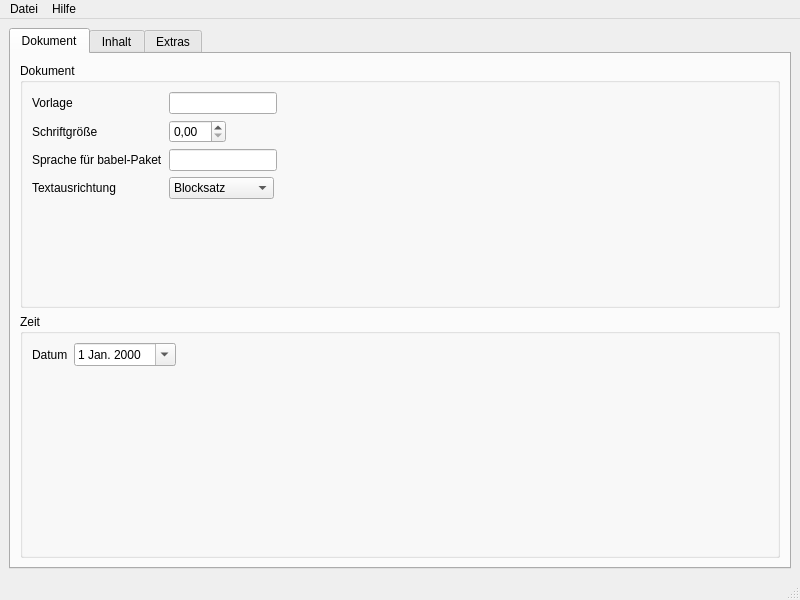
<?xml version="1.0" encoding="UTF-8"?>
<!--
    Copyright (C) 2011  Sebastian Schulz

    This program is free software: you can redistribute it and/or modify
    it under the terms of the GNU General Public License as published by
    the Free Software Foundation, either version 3 of the License, or
    (at your option) any later version.

    This program is distributed in the hope that it will be useful,
    but WITHOUT ANY WARRANTY; without even the implied warranty of
    MERCHANTABILITY or FITNESS FOR A PARTICULAR PURPOSE.  See the
    GNU General Public License for more details.

    You should have received a copy of the GNU General Public License
    along with this program.  If not, see <http://www.gnu.org/licenses/>.
-->
<ui version="4.0">
 <class>MainWindow</class>
 <widget class="QMainWindow" name="MainWindow">
  <property name="geometry">
   <rect>
    <x>0</x>
    <y>0</y>
    <width>800</width>
    <height>600</height>
   </rect>
  </property>
  <property name="windowTitle">
   <string>lattr</string>
  </property>
  <property name="locale">
   <locale language="German" country="Germany"/>
  </property>
  <widget class="QWidget" name="centralwidget">
   <layout class="QGridLayout" name="gridLayout">
    <item row="0" column="0">
     <widget class="QTabWidget" name="tabWidget">
      <property name="currentIndex">
       <number>0</number>
      </property>
      <widget class="QWidget" name="TabDocument">
       <property name="enabled">
        <bool>true</bool>
       </property>
       <attribute name="title">
        <string>Dokument</string>
       </attribute>
       <layout class="QGridLayout" name="gridLayout_2">
        <item row="0" column="0">
         <widget class="QGroupBox" name="groupBoxDocument">
          <property name="title">
           <string>Dokument</string>
          </property>
          <layout class="QFormLayout" name="formLayout_4">
           <property name="fieldGrowthPolicy">
            <enum>QFormLayout::FieldsStayAtSizeHint</enum>
           </property>
           <item row="0" column="0">
            <widget class="QLabel" name="labelTemplate">
             <property name="text">
              <string>Vorlage</string>
             </property>
            </widget>
           </item>
           <item row="0" column="1">
            <widget class="QLineEdit" name="inputTemplate">
             <property name="enabled">
              <bool>true</bool>
             </property>
             <property name="text">
              <string/>
             </property>
            </widget>
           </item>
           <item row="1" column="0">
            <widget class="QLabel" name="labelFontsize">
             <property name="text">
              <string>Schriftgröße</string>
             </property>
            </widget>
           </item>
           <item row="1" column="1">
            <widget class="QDoubleSpinBox" name="inputFontsize">
             <property name="value">
              <double>0.000000000000000</double>
             </property>
            </widget>
           </item>
           <item row="2" column="0">
            <widget class="QLabel" name="labelLanguage">
             <property name="text">
              <string>Sprache für babel-Paket</string>
             </property>
            </widget>
           </item>
           <item row="2" column="1">
            <widget class="QLineEdit" name="inputLanguage">
             <property name="text">
              <string/>
             </property>
            </widget>
           </item>
           <item row="3" column="0">
            <widget class="QLabel" name="label">
             <property name="text">
              <string>Textausrichtung</string>
             </property>
            </widget>
           </item>
           <item row="3" column="1">
            <widget class="QComboBox" name="inputAlign">
             <item>
              <property name="text">
               <string>Blocksatz</string>
              </property>
             </item>
             <item>
              <property name="text">
               <string>Linksbündig</string>
              </property>
             </item>
             <item>
              <property name="text">
               <string>Rechtsbündig</string>
              </property>
             </item>
            </widget>
           </item>
          </layout>
         </widget>
        </item>
        <item row="1" column="0">
         <widget class="QGroupBox" name="GroupBoxTime">
          <property name="title">
           <string>Zeit</string>
          </property>
          <layout class="QFormLayout" name="formLayout_2">
           <property name="fieldGrowthPolicy">
            <enum>QFormLayout::FieldsStayAtSizeHint</enum>
           </property>
           <item row="0" column="1">
            <widget class="QDateEdit" name="inputDate">
             <property name="calendarPopup">
              <bool>true</bool>
             </property>
            </widget>
           </item>
           <item row="0" column="0">
            <widget class="QLabel" name="labelDate">
             <property name="text">
              <string>Datum</string>
             </property>
            </widget>
           </item>
          </layout>
         </widget>
        </item>
       </layout>
      </widget>
      <widget class="QWidget" name="TabContent">
       <attribute name="title">
        <string>Inhalt</string>
       </attribute>
       <layout class="QGridLayout" name="gridLayout_3">
        <item row="0" column="0">
         <widget class="QTabWidget" name="tabWidget_2">
          <property name="currentIndex">
           <number>0</number>
          </property>
          <widget class="QWidget" name="tabAddress">
           <attribute name="title">
            <string>Addressen</string>
           </attribute>
           <layout class="QGridLayout" name="gridLayout_11">
            <item row="0" column="0">
             <widget class="QGroupBox" name="groupBoxSender">
              <property name="title">
               <string>Absender</string>
              </property>
              <layout class="QGridLayout" name="gridLayout_4">
               <item row="0" column="0">
                <layout class="QHBoxLayout" name="horizontalLayout">
                 <item>
                  <widget class="QLabel" name="labelSendername">
                   <property name="text">
                    <string>Name</string>
                   </property>
                  </widget>
                 </item>
                 <item>
                  <widget class="QLineEdit" name="inputSendername"/>
                 </item>
                </layout>
               </item>
               <item row="2" column="0">
                <widget class="QPlainTextEdit" name="inputSenderaddress"/>
               </item>
               <item row="1" column="0">
                <widget class="QLabel" name="labelSenderaddress">
                 <property name="text">
                  <string>Adresse</string>
                 </property>
                </widget>
               </item>
              </layout>
             </widget>
            </item>
            <item row="1" column="0">
             <widget class="QGroupBox" name="groupBoxReceiver">
              <property name="title">
               <string>Empfänger</string>
              </property>
              <layout class="QGridLayout" name="gridLayout_5">
               <item row="0" column="0">
                <widget class="QPlainTextEdit" name="inputReceiver"/>
               </item>
              </layout>
             </widget>
            </item>
           </layout>
          </widget>
          <widget class="QWidget" name="tabSentences">
           <attribute name="title">
            <string>Sätze</string>
           </attribute>
           <layout class="QGridLayout" name="gridLayout_8">
            <item row="0" column="0">
             <widget class="QGroupBox" name="groupBoxObject">
              <property name="title">
               <string>Thema</string>
              </property>
              <layout class="QGridLayout" name="gridLayout_9">
               <item row="1" column="0">
                <widget class="QLineEdit" name="inputObject"/>
               </item>
               <item row="0" column="0">
                <widget class="QLabel" name="labelObject">
                 <property name="text">
                  <string>Thema</string>
                 </property>
                </widget>
               </item>
              </layout>
             </widget>
            </item>
            <item row="1" column="0">
             <widget class="QGroupBox" name="groupBoxIntroduction">
              <property name="title">
               <string>Einleitung</string>
              </property>
              <layout class="QGridLayout" name="gridLayout_14">
               <item row="1" column="0">
                <widget class="QLineEdit" name="inputIntroduction"/>
               </item>
               <item row="0" column="0">
                <widget class="QLabel" name="labelIntroduction">
                 <property name="text">
                  <string>Einleitung</string>
                 </property>
                </widget>
               </item>
              </layout>
             </widget>
            </item>
            <item row="2" column="0">
             <widget class="QGroupBox" name="groupBoxEnding">
              <property name="title">
               <string>Ende</string>
              </property>
              <layout class="QGridLayout" name="gridLayout_15">
               <item row="0" column="0">
                <widget class="QLabel" name="labelEnding">
                 <property name="text">
                  <string>Abschluss</string>
                 </property>
                </widget>
               </item>
               <item row="1" column="0">
                <widget class="QLineEdit" name="inputEnding"/>
               </item>
               <item row="2" column="0">
                <widget class="QLabel" name="labelSignature">
                 <property name="text">
                  <string>Signatur</string>
                 </property>
                </widget>
               </item>
               <item row="3" column="0">
                <widget class="QPlainTextEdit" name="inputSignature"/>
               </item>
              </layout>
             </widget>
            </item>
           </layout>
          </widget>
          <widget class="QWidget" name="tabText">
           <attribute name="title">
            <string>Text</string>
           </attribute>
           <layout class="QGridLayout" name="gridLayout_12">
            <item row="0" column="0">
             <widget class="QGroupBox" name="groupBoxText">
              <property name="title">
               <string>Text</string>
              </property>
              <layout class="QGridLayout" name="gridLayout_13">
               <item row="0" column="0">
                <widget class="QPlainTextEdit" name="inputText"/>
               </item>
              </layout>
             </widget>
            </item>
           </layout>
          </widget>
         </widget>
        </item>
       </layout>
      </widget>
      <widget class="QWidget" name="tabExtras">
       <attribute name="title">
        <string>Extras</string>
       </attribute>
       <layout class="QGridLayout" name="gridLayout_10">
        <item row="0" column="0">
         <widget class="QGroupBox" name="groupBoxPackages">
          <property name="title">
           <string>Zusätzliche Pakete</string>
          </property>
          <layout class="QGridLayout" name="gridLayout_7">
           <item row="0" column="0">
            <widget class="QPlainTextEdit" name="inputPackages"/>
           </item>
          </layout>
         </widget>
        </item>
        <item row="1" column="0">
         <widget class="QGroupBox" name="groupBoxAttachement">
          <property name="title">
           <string>Anhänge</string>
          </property>
          <layout class="QGridLayout" name="gridLayout_6">
           <item row="0" column="0">
            <widget class="QCheckBox" name="boolAttachement">
             <property name="text">
              <string>Anhänge benutzen?</string>
             </property>
            </widget>
           </item>
           <item row="1" column="0">
            <widget class="QPlainTextEdit" name="inputAttachement">
             <property name="enabled">
              <bool>false</bool>
             </property>
            </widget>
           </item>
          </layout>
         </widget>
        </item>
       </layout>
      </widget>
     </widget>
    </item>
   </layout>
  </widget>
  <widget class="QMenuBar" name="menubar">
   <property name="geometry">
    <rect>
     <x>0</x>
     <y>0</y>
     <width>800</width>
     <height>24</height>
    </rect>
   </property>
   <widget class="QMenu" name="menuDatei">
    <property name="title">
     <string>Datei</string>
    </property>
    <widget class="QMenu" name="menuExport">
     <property name="title">
      <string>Exportieren...</string>
     </property>
     <addaction name="actionExportAsTex"/>
     <addaction name="actionExportAsPdf"/>
    </widget>
    <addaction name="actionNew"/>
    <addaction name="separator"/>
    <addaction name="actionSave"/>
    <addaction name="actionSaveAs"/>
    <addaction name="separator"/>
    <addaction name="menuExport"/>
    <addaction name="separator"/>
    <addaction name="actionQuit"/>
   </widget>
   <widget class="QMenu" name="menuHilfe">
    <property name="title">
     <string>Hilfe</string>
    </property>
    <addaction name="actionAbout"/>
   </widget>
   <addaction name="menuDatei"/>
   <addaction name="menuHilfe"/>
  </widget>
  <widget class="QStatusBar" name="statusbar">
   <property name="enabled">
    <bool>true</bool>
   </property>
  </widget>
  <action name="actionSave">
   <property name="text">
    <string>Speichern</string>
   </property>
  </action>
  <action name="actionSaveAs">
   <property name="text">
    <string>Speichern unter</string>
   </property>
  </action>
  <action name="actionExportAsTex">
   <property name="text">
    <string>Als *.tex Datei</string>
   </property>
  </action>
  <action name="actionExportAsPdf">
   <property name="text">
    <string>Als *.pdf Datei</string>
   </property>
  </action>
  <action name="actionQuit">
   <property name="text">
    <string>Beenden</string>
   </property>
  </action>
  <action name="actionNew">
   <property name="text">
    <string>Neu</string>
   </property>
  </action>
  <action name="actionAbout">
   <property name="text">
    <string>Über</string>
   </property>
  </action>
 </widget>
 <tabstops>
  <tabstop>tabWidget</tabstop>
  <tabstop>inputTemplate</tabstop>
  <tabstop>inputFontsize</tabstop>
  <tabstop>inputLanguage</tabstop>
  <tabstop>inputAlign</tabstop>
  <tabstop>inputDate</tabstop>
  <tabstop>inputSendername</tabstop>
  <tabstop>inputReceiver</tabstop>
  <tabstop>inputPackages</tabstop>
  <tabstop>boolAttachement</tabstop>
  <tabstop>inputAttachement</tabstop>
  <tabstop>inputSenderaddress</tabstop>
 </tabstops>
 <resources/>
 <connections>
  <connection>
   <sender>boolAttachement</sender>
   <signal>toggled(bool)</signal>
   <receiver>inputAttachement</receiver>
   <slot>setEnabled(bool)</slot>
   <hints>
    <hint type="sourcelabel">
     <x>115</x>
     <y>102</y>
    </hint>
    <hint type="destinationlabel">
     <x>115</x>
     <y>102</y>
    </hint>
   </hints>
  </connection>
  <connection>
   <sender>actionQuit</sender>
   <signal>triggered()</signal>
   <receiver>MainWindow</receiver>
   <slot>close()</slot>
   <hints>
    <hint type="sourcelabel">
     <x>-1</x>
     <y>-1</y>
    </hint>
    <hint type="destinationlabel">
     <x>399</x>
     <y>299</y>
    </hint>
   </hints>
  </connection>
 </connections>
</ui>
